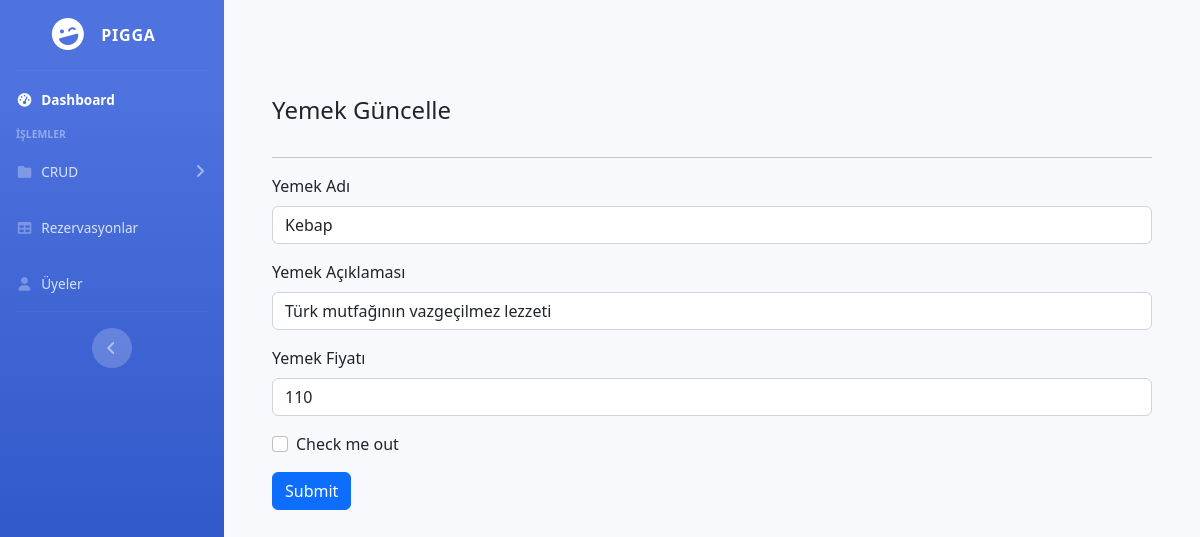
/pigga/admin/guncelleSecilen.php?gelenId=18 (signed in), run on the app's committed database.
### tables this page shows
CREATE TABLE `yemekler` (
  `id` int(11) UNSIGNED NOT NULL,
  `yemekAdi` varchar(100) NOT NULL,
  `yemekAciklama` varchar(500) NOT NULL,
  `yemekFiyat` varchar(100) NOT NULL,
  `yemekFoto` varchar(500) NOT NULL
);

### pigga/admin/guncelleSecilen.php (the view, shortened to what this page needs)
<?php ob_start();
include "../backup.php";
?>
<!DOCTYPE html>
<html lang="en">
<head>
    <link href="vendor/fontawesome-free/css/all.min.css" rel="stylesheet" type="text/css">
    <link href="css/sb-admin-2.min.css" rel="stylesheet">
    <link href="https://cdn.jsdelivr.net/npm/bootstrap@5.2.3/dist/css/bootstrap.min.css" rel="stylesheet">
    <link rel="stylesheet" href="https://cdnjs.cloudflare.com/ajax/libs/font-awesome/6.2.1/css/all.min.css" />
</head>
<body id="page-top">
<div id="wrapper">
    <ul class="navbar-nav bg-gradient-primary sidebar sidebar-dark accordion" id="accordionSidebar">
        <a class="sidebar-brand d-flex align-items-center justify-content-center" href="index.php">
            <div class="sidebar-brand-icon rotate-n-15">
                <i class="fas fa-laugh-wink"></i>
            </div>
            <div class="sidebar-brand-text mx-3">Pigga</div>
        </a>
        <hr class="sidebar-divider my-0">
        <li class="nav-item active">
            <a class="nav-link" href="index.php">
                <i class="fas fa-fw fa-tachometer-alt"></i>
                <span>Dashboard</span></a>
        </li>
        <div class="sidebar-heading">
            İşlemler
        </div>
        <li class="nav-item">
            <a class="nav-link collapsed" href="#" data-toggle="collapse" data-target="#collapsePages"
               aria-expanded="true" aria-controls="collapsePages">
                <i class="fas fa-fw fa-folder"></i>
                <span>CRUD</span>
            </a>
        </li>
        <li class="nav-item">
            <a class="nav-link" href="rezervasyon.php">
                <i class="fas fa-fw fa-table"></i>
                <span>Rezervasyonlar</span></a>
        </li>
        <li class="nav-item">
            <a class="nav-link" href="uyeler.php">
                <i class="fas fa-fw fa-user"></i>
                <span>Üyeler</span></a>
        </li>
        <hr class="sidebar-divider d-none d-md-block">
        <div class="text-center d-none d-md-inline">
            <button class="rounded-circle border-0" id="sidebarToggle"></button>
        </div>
    </ul>
    <div id="content-wrapper" class="d-flex flex-column">
        <?php
            $guncelleID = $_GET['gelenId'] ?? null;
            $sorgu = $connect->prepare("SELECT * FROM yemekler WHERE id=?");
            $sorgu->execute(array($guncelleID));
            $kayit = $sorgu->fetch(PDO::FETCH_ASSOC);
                if ($sorgu->rowCount()>0){?>
        <div class="content my-5 p-lg-5">
            <label for="exampleInputEmail1"><h4>Yemek Güncelle</h4></label><hr>
            <form method="post">
                <div class="mb-3">
                    <label for="exampleInputEmail1" class="form-label">Yemek Adı</label>
                    <input type="text" class="form-control" value="<?php echo $kayit['yemekAdi'] ?>" name="yemekAdi" id="exampleInputEmail1" aria-describedby="emailHelp" >
                </div>
                <div class="mb-3">
                    <label for="exampleInputPassword1" class="form-label">Yemek Açıklaması</label>
                    <input type="text" class="form-control" value="<?php echo $kayit['yemekAciklama'] ?>" name="yemekAciklama" id="exampleInputPassword1">
                </div>
                <div class="mb-3">
                    <label for="exampleInputPassword1" class="form-label">Yemek Fiyatı</label>
                    <input type="text" class="form-control" value="<?php echo $kayit['yemekFiyat'] ?>" name="yemekFiyat" id="exampleInputPassword1">
                </div>
                <div class="mb-3 form-check">
                    <input type="checkbox" class="form-check-input" name="check" id="exampleCheck1">
                    <label class="form-check-label" for="exampleCheck1">Check me out</label>
                </div>
                <button type="submit" name="submit" class="btn btn-primary">Submit</button>
            </form>
              <?php
                }
                ?>
        </div>
    </div>
</div>
</body>
</html>

### data on the page
yemekler: yemekAdi "Kebap", yemekAciklama "Türk mutfağının vazgeçilmez lezzeti", yemekFiyat "110"
